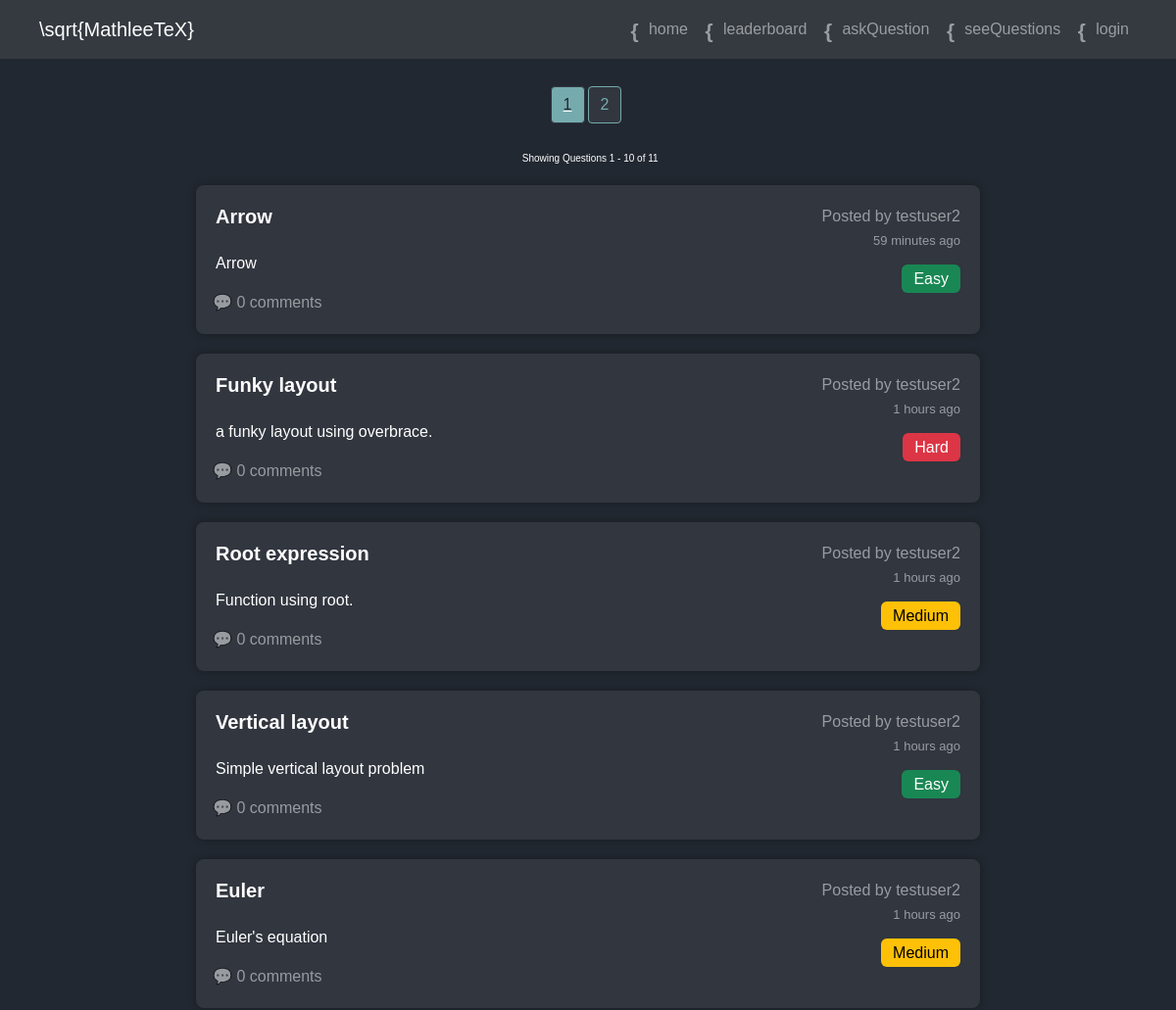
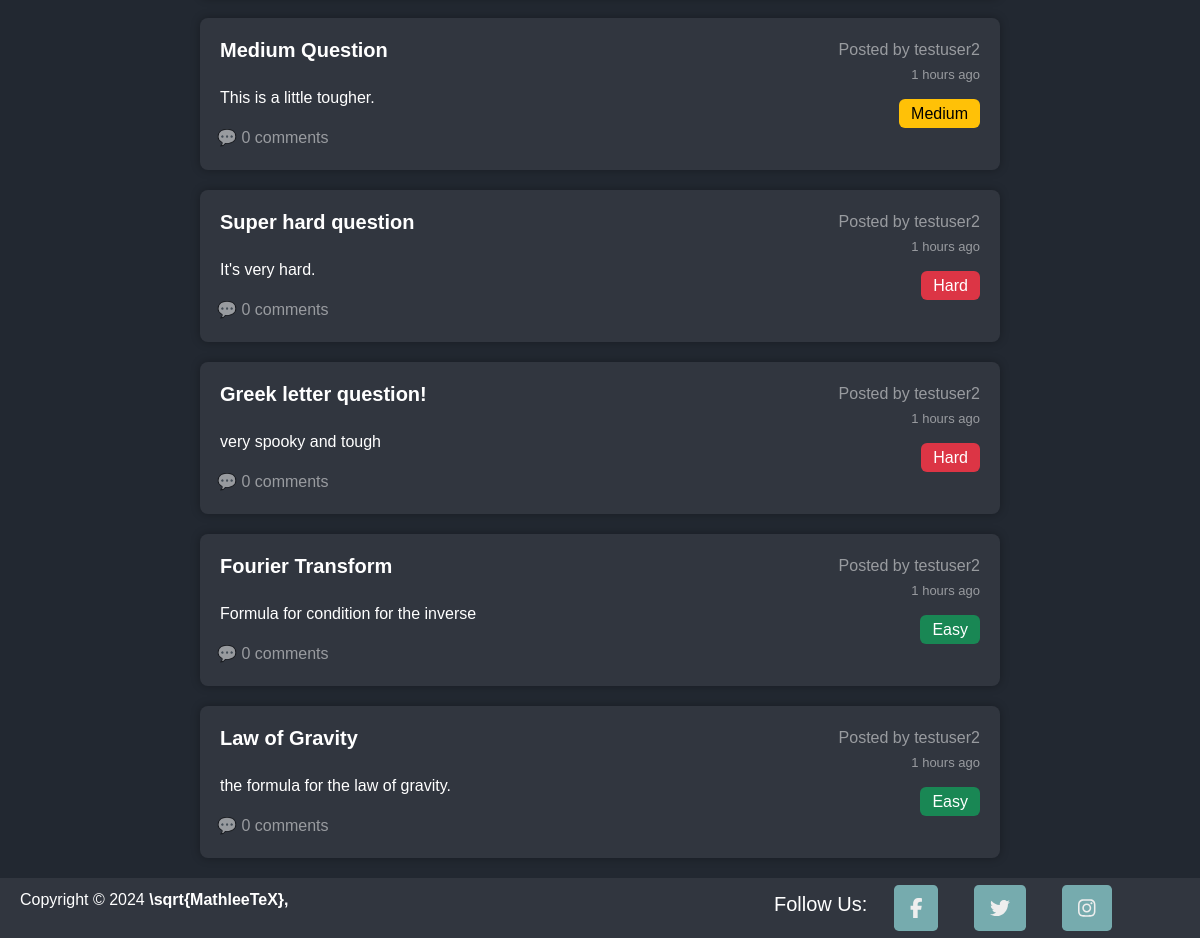
The app's page /play with its own data (2 pictures, top to bottom).
### app/models.py (models this page shows)
class questions(db.Model):
    question_id = db.Column(db.Integer, primary_key=True)
    user_id = db.Column(db.Integer, db.ForeignKey('users.user_id'), nullable=False)
    title = db.Column(db.String, nullable=False)
    question_description = db.Column(db.Text, nullable=False)
    correct_answer = db.Column(db.Text, nullable=False)
    date_posted = db.Column(db.DateTime, default=datetime.utcnow)
    difficulty_level = db.Column(db.String, nullable=False)
    comments = db.relationship('comments', backref='questions')
    deleted = db.Column(db.Boolean, default=False)

### app/routes.py (the view)
@app.route('/play', methods=['GET'])
def play():
    page = request.args.get('page', 1, type=int)
    user = current_user.get_id()
    if user is not None:
        query = db.session.query(questions, users).join(users).filter(questions.user_id != user)
    else:
        query = db.session.query(questions, users).join(users)
    comment_count = db.session.query(questions.question_id, func.count(questions.question_id).label("comment_count")).join(questions.comments).group_by(questions.question_id).subquery('comment_count')
    query = query.filter(questions.deleted == False)
    query = query.outerjoin(comment_count, comment_count.c.question_id==questions.question_id)
    question_list = query.with_entities(questions.question_id,
                                        questions.title,
                                        questions.question_description,
                                        questions.difficulty_level,
                                        questions.date_posted,
                                        users.username,
                                        comment_count.c.comment_count
                                        ).order_by(questions.date_posted.desc()).paginate(page=page, per_page=10)
    answer_form = AnswerForm()
    return render_template("play_question.html", question_list=question_list, answer_form=answer_form)

### app/templates/play_question.html (shortened to what this page needs)
{% extends "katexscripts.html" %}
{% block body %}
<div>
    <nav>
        <ul class="pagination paginate justify-content-center my-2">
            {% for page in question_list.iter_pages() %}
            {% if page %}
            {% if page != question_list.page %}
            <li class="page-item">
                <a class="page-link" href="{{ url_for('play', page=page) }}">{{ page }}</a>
            </li>
            {% else %}
            <li class="page-item active">
                <a class="page-link">{{ page }}</span></a>
            </li>
            {% endif %}
            {% else %}
            <li class="page-item disabled">
                <a class="page-link">...</a>
            </li>
            {% endif %}
            {% endfor %}
        </ul>
    </nav>
    <p class="page-status">Showing Questions {{ question_list.first }} - {{ question_list.last }} of {{
        question_list.total }}</p>
</div>
<div class="end-section">
    {% for question in question_list.items %}
    <div class="section question container prevent-select"
        onclick='showQuestion(qid={{ question.question_id }}, title={{ question.title|tojson }}, difficulty={{ question.difficulty_level|tojson }}, description={{ question.question_description|tojson }}, username={{ question.username|tojson }}, date_posted=$(".dateposted.question{{ question.question_id }}").text())'>
        <div class="row">
            <div class="col-8">
                <h5 class="fw-bold render-katex">{{ question.title }}</h5>
            </div>
            <div class="col-4 text-end opacity-50">
                <p class="mb-0">
                    Posted by {{ question.username }}<br>
                    <span dateposted="{{ question.date_posted }}"
                        class="dateposted question{{ question.question_id }}"></span>
                </p>
            </div>
        </div>
        <div class="row">
            <div class="col-9">
                <p class="render-katex">{{ question.question_description }}</p>
            </div>
            <div class="col-3 text-end align-self-end">
                {% if question.difficulty_level == 'Easy' %}
                <span class="easy">Easy</span>
                {% endif %}
                {% if question.difficulty_level == 'Medium' %}
                <span class="medium">Medium</span>
                {% endif %}
                {% if question.difficulty_level == 'Hard' %}
                <span class="hard">Hard</span>
                {% endif %}
            </div>
        </div>
        <div class="row">
            <span class="opacity-50">
                💬
                {% if question.comment_count == None %}
                0
                {% else %}
                {{ question.comment_count }}
                {% endif %}
                comment{% if question.comment_count != 1 %}s{% endif %}
            </span>
        </div>
    </div>
    {% endfor %}
</div>
{% endblock %}

### app/templates/katexscripts.html (shortened to what this page needs)
{% extends "base.html" %}
{% block head %}
    <link rel="stylesheet" href="https://cdn.jsdelivr.net/npm/katex@0.16.10/dist/katex.min.css"
>
{% endblock %}

### app/templates/base.html (shortened to what this page needs)
<!DOCTYPE html>
<html lang="en">
  <head>
    <link rel="stylesheet" type="text/css"
      href="https://cdn.jsdelivr.net/gh/dreampulse/computer-modern-web-font@master/fonts.css">
    <link href="https://cdn.jsdelivr.net/npm/bootstrap@5.3.3/dist/css/bootstrap.min.css" rel="stylesheet"
>
    <link href="https://maxcdn.bootstrapcdn.com/bootstrap/4.5.2/css/bootstrap.min.css" rel="stylesheet">
    <link rel="stylesheet" href="{{ url_for('static', filename='CSS/style.css') }}">
    {% block head %}
    {% endblock %}
  </head>
  <body>
    <header>
      <nav class="navbar navbar-expand-lg navbar-dark bg-dark fixed-top">
          <a class="navbar-brand katex-render" href="{{ url_for('index') }}">\sqrt{MathleeTeX}</a>
          <div class="collapse navbar-collapse" id="navbarNav">
              <ul class="navbar-nav ml-auto">
                  <li class="nav-item">
                      <a class="nav-link katex-render" href="{{ url_for('index') }}">home</a>
                  </li>
                  <li class="nav-item">
                      <a class="nav-link katex-render" href="{{ url_for('leaderboard') }}">leaderboard</a>
                  </li>
                  <li class="nav-item">
                      <a class="nav-link katex-render" href="{{ url_for('create') }}">askQuestion</a>
                  </li>
                  <li class="nav-item">
                      <a class="nav-link katex-render" href="{{ url_for('play') }}">seeQuestions</a>
                  </li>
                  {% if current_user.is_authenticated %}
                  <li class="nav-item">
                      <a class="nav-link katex-render" href="{{ url_for('profile') }}">profile</a>
                  </li>
                  <li class="nav-item">
                      <a class="nav-link katex-render" href="{{ url_for('logout') }}">logout</a>
                  </li>
                  {% else %}
                  <li class="nav-item">
                      <a class="nav-link katex-render" href="{{ url_for('login') }}">login</a>
                  </li>
                  {% endif %}
              </ul>
          </div>
      </nav>
  </header>
  <div id="main-content">
    {% block body %}{% endblock %}
  </div>
  </body>
<footer id="footer">
  <div class="copyright-container">
    <p>Copyright &#169; 2024 <b class="katex-render">\sqrt{MathleeTeX},</b></p>
  </div>
  <div class="socials-container">
    <h5>Follow Us:</h5>
    <button class="btn btn-lg social-btn"><i class="fab fa-facebook-f"></i></button>
    <button class="btn btn-lg social-btn"><i class="fab fa-twitter"></i></button>
    <button class="btn btn-lg social-btn"><i class="fab fa-instagram"></i></button>
  </div>
</footer>
</html>

### app/static/CSS/style.css (style rules this page uses)
body { margin: 0; padding-top: 60px; font-family: "Computer Modern Bright", sans-serif; background-color: #222831; color: #FFF; }
header { width: 100%; margin: auto; display: flex; justify-content: space-between; align-items: center; }
header .navbar { background-color: #31363F; padding: 10px 30px; }
header .nav-link { margin: 0 10px; }
header .navbar-brand, header .nav-link { color: white; position: relative; }

### records on screen
questions: title "Arrow", username "testuser2", question_description "Arrow", difficulty_level "Easy"
questions: title "Funky layout", username "testuser2", question_description "a funky layout using overbrace.", difficulty_level "Hard"
questions: title "Root expression", username "testuser2", question_description "Function using root.", difficulty_level "Medium"
questions: title "Vertical layout", username "testuser2", question_description "Simple vertical layout problem", difficulty_level "Easy"
questions: title "Euler", username "testuser2", question_description "Euler's equation", difficulty_level "Medium"
questions: title "Medium Question", username "testuser2", question_description "This is a little tougher.", difficulty_level "Medium"
questions: title "Super hard question", username "testuser2", question_description "It's very hard.", difficulty_level "Hard"
questions: title "Greek letter question!", username "testuser2", question_description "very spooky and tough", difficulty_level "Hard"
questions: title "Fourier Transform", username "testuser2", question_description "Formula for condition for the inverse", difficulty_level "Easy"
questions: title "Law of Gravity", username "testuser2", question_description "the formula for the law of gravity.", difficulty_level "Easy"

### other values on screen
{{ page }} "1"
{{ page }} "2"
{{ question_list.first }} "1"
{{ question_list.last }} "10"
{{ question_list.total }} "11"
